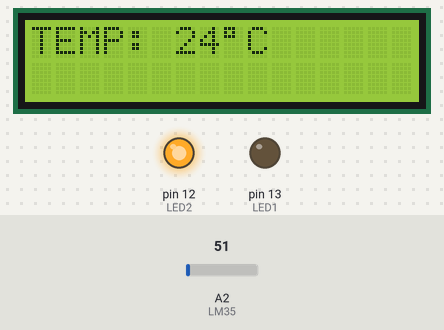
The sketch below on a simulated Arduino Uno, built with avr-gcc and run on an emulated ATmega328P. Parts: 16×2 character LCD, output pins drawn as LEDs (lit = HIGH). The test bench sets the inputs (shaded band); at power-on: A2 (LM35) = 51.

Above: at 2.2 s.
2.3 s: A2 (LM35) set to 41
At 3.3 s:
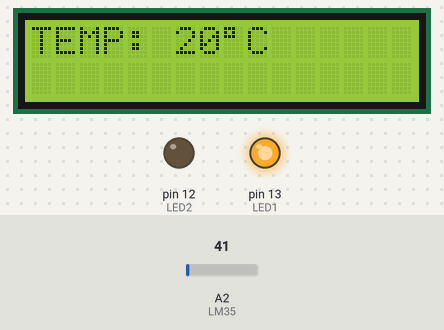
4.1 s: A2 (LM35) set to 30
At 5.0 s:
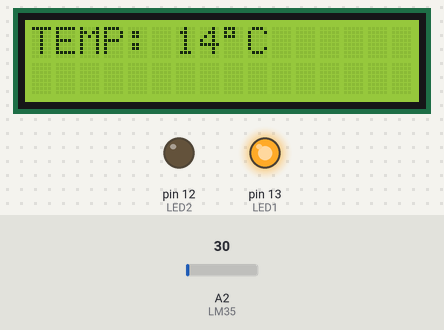
5.7 s: A2 (LM35) set to 15
At 6.1 s:
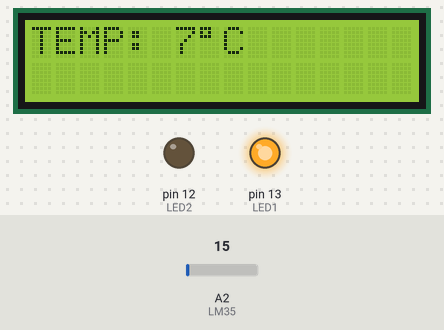
Timing chart, 0 to 8.7 s (numbered marks = the images above; inputs shaded):
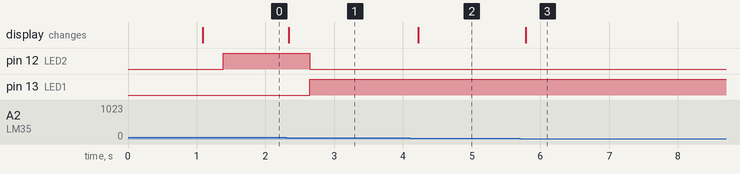

Measured:
- the behaviour switches between 46 and 45 on A2 (LM35) (found by bisection; images 0 and 1)
- after the input at 2.3 s, pin 12 (LED2): HIGH → LOW after 0.34 s; pin 13 (LED1): LOW → HIGH after 0.34 s; the display: changes at once (image 1)
- after the input at 4.1 s, the display: changes after 0.12 s (image 2)
- after the input at 5.7 s, the display: changes after 0.09 s (image 3)

The sketch:

AULA_23.ino
```cpp
#include <LiquidCrystal_I2C.h>
LiquidCrystal_I2C LCD (0x27,16,2);
int temp;
float lm35_ad;
#define LM35 A2 //sensor de temperatura
#define LED1 13
#define LED2 12

void setup() {
pinMode(LM35,INPUT);
pinMode(LED1,OUTPUT);
pinMode(LED2,OUTPUT);
LCD.init();
LCD.backlight();
LCD.clear();
LCD.setCursor(0,1);
LCD.print("3B MECA");
delay(1000);
}

void loop() {
lm35_ad = analogRead(LM35);
temp = (lm35_ad*500)/1023; //converter p/ graus celsius
LCD.clear();
LCD.setCursor(0,0);
LCD.print("TEMP:");
LCD.setCursor(6,0);
LCD.print(temp);
LCD.print((char)223);//bolinha dos graus celsius
LCD.print("C");
delay(300);//velocidade de trocar os graus

if(temp>=22)
{
digitalWrite(LED2,1);
digitalWrite(LED1,0);
}
else
{
digitalWrite(LED1,1);
digitalWrite(LED2,0);
}


}//fecha o loop
```
